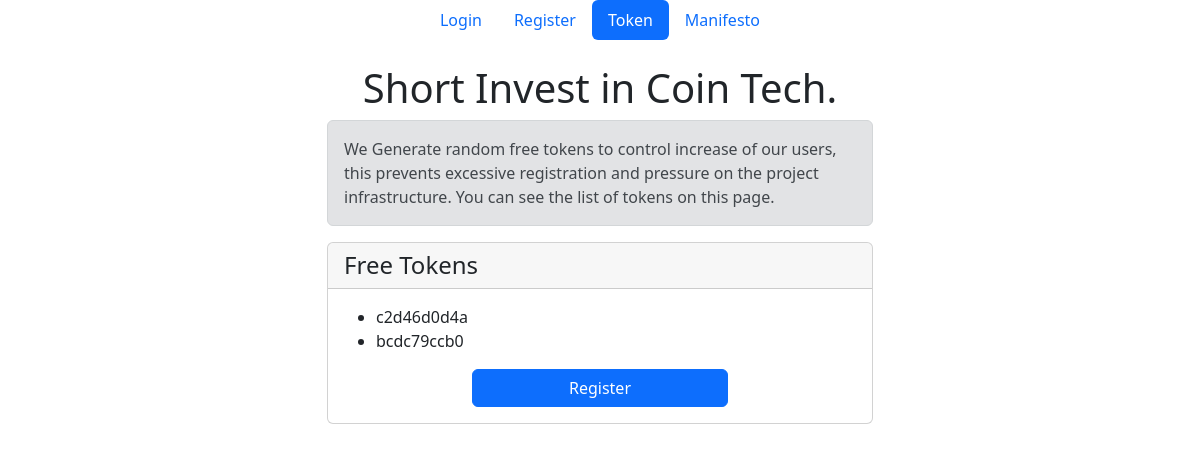
/a, run on an earlier commit of the app's database.
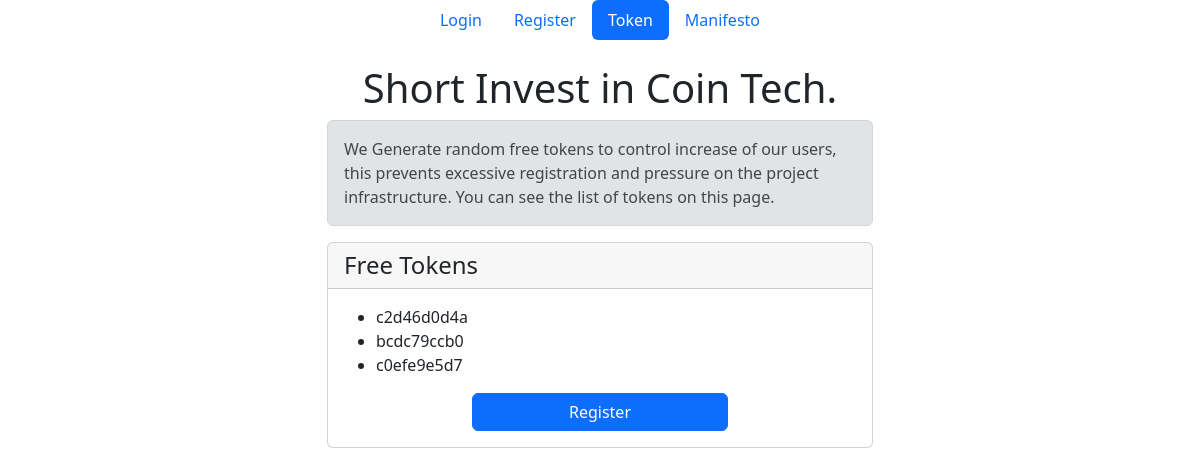
And on a later commit of the database.
### access_token/models.py (models this page shows, shortened)
class AccessToken(models.Model):
    access_token = models.CharField(max_length=128, verbose_name="Access Token", null=False, blank=False,
                                    help_text='unique number who belongs to one person')
    representative = models.ForeignKey(User, on_delete=models.CASCADE,
                                       help_text="That user whom created this after deposit confirm",
                                       related_name='representative_id')
    user = models.ForeignKey(User, on_delete=models.CASCADE, help_text="user registered with this token", null=True,
                             blank=True)
    is_used = models.BooleanField(default=False, help_text='user used this token to register')
    by_superuser = models.BooleanField(default=False, verbose_name='Create by admin',
                                       help_text="Admin (superuser) Created this token manually")
    date = models.DateTimeField(verbose_name="Date", auto_now_add=True, null=True)
    objects = AccessTokenManager()

### access_token/views.py (the view)
# urls.py: path('a', at, name='at'),
def at(request):
    at_list = AccessToken.objects.filter(by_superuser=True, is_used=False)
    context = {
        'at_list': at_list,
    }
    return render(request, 'at/at.html', context)

### templates/at/at.html (shortened to what this page needs)
{% load static %}
<!DOCTYPE html>
<html lang="en">
<head>
    <link rel="stylesheet" href="{% static 'css/bootstrap.css' %}">
    <link rel="stylesheet" href="{% static 'css/custom.css' %}">
</head>
<body>
<div class="container">
    <div class="row">
        <div class="col-sm"></div>
        <div class="col-md-12 col-xl-6">
            {% if request.user.is_authenticated %}
                {% include 'shared/navbar.html' %}
            {% else %}
                {% include 'shared/tabs.html' %}
            {% endif %}
            <h1 class="text-center h1">Short Invest in Coin Tech.</h1>
            <div class="alert alert-secondary">
                We Generate random free tokens to control increase of our users, this prevents
                excessive registration and pressure on the project infrastructure. You can see the list of
                tokens on this page.
            </div>
            <div class="card">
                <h4 class="card-header">Free Tokens</h4>
                <div class="card-body">
                    {% if at_list %}
                        <ul>
                            {% for at in at_list %}
                                <li>{{ at.access_token }}</li>
                            {% endfor %}
                        </ul>
                        {% if not request.user.is_authenticated %}
                            <div class="d-grid gap-2 col-6 mx-auto">
                                <a href="{% url 'users:signup' %}" class="btn btn-primary" type="button">Register</a>
                            </div>
                        {% endif %}
                    {% else %}
                        <div class="alert alert-danger">
                            <strong>Sorry</strong> there is no free token available! check this page later.
                        </div>
                    {% endif %}
                </div>
            </div>
            <br>
        </div>
        <div class="col-sm"></div>
    </div>
</div>
</body>
</html>

What changed in the data, as far as the page shows it:
added AccessToken: access_token "c0efe9e5d7"
